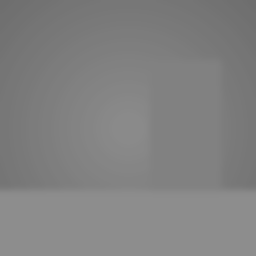
#> input picture L2/images/lowcontrast.png, 256 x 256 px; its folder holds 4 pictures in this run
$ python gen_report_images.py
#> lines starting #> are read from the running program, lines starting #| are printed output that depends on the picture; after the words box and inside, x2 and y2 are one past the last pixel; in counts of white or black regions, pixels touching at a corner belong together
"""Результаты обработки тестовых изображений для отчёта (зеркало алгоритмов index.html)."""
import os
from PIL import Image, ImageDraw

HERE = os.path.dirname(__file__)
IMG = os.path.join(HERE, "..", "images")
OUT = os.path.join(HERE, "..", "report")
os.makedirs(OUT, exist_ok=True)


def load_gray(name):
    return Image.open(os.path.join(IMG, f"{name}.png")).convert("L")


def hist_png(img, path, mark=None):
    h = img.histogram()
    top = max(h) or 1
    W, H = 256, 100
    c = Image.new("RGB", (W, H), "#ffffff")
    d = ImageDraw.Draw(c)
    for x in range(256):
        bh = int(h[x] / top * (H - 6))
        d.line([(x, H - 1), (x, H - 1 - bh)], fill="#2f6fdd")
    if mark is not None:
        d.line([(mark, 0), (mark, H - 1)], fill="#e03131", width=1)
    c.save(path)


def linear_contrast(img):
    lo, hi = img.getextrema()
    if hi <= lo:
        return img.copy()
    lut = [max(0, min(255, round((i - lo) * 255 / (hi - lo)))) for i in range(256)]
    return img.point(lut)


def gamma(img, g):
    lut = [round(255 * (i / 255) ** (1 / g)) for i in range(256)]
    return img.point(lut)


def otsu_threshold(hist, total):
    sum_all = sum(i * hist[i] for i in range(256))
    w0 = sum0 = 0
    best, thresh = -1.0, 0
    for t in range(256):
        w0 += hist[t]
        if w0 == 0:
            continue
        w1 = total - w0
        if w1 == 0:
            break
        sum0 += t * hist[t]
        m0, m1 = sum0 / w0, (sum_all - sum0) / w1
        sb = w0 * w1 * (m0 - m1) ** 2
        if sb > best:
            best, thresh = sb, t
    return thresh


def iterative_threshold(hist, total):
    T = round(sum(i * hist[i] for i in range(256)) / total)
    it = 0
    while it < 100:
        s1 = sum(i * hist[i] for i in range(T + 1))
        n1 = sum(hist[: T + 1])
        s2 = sum(i * hist[i] for i in range(T + 1, 256))
        n2 = sum(hist[T + 1 :])
        if n1 == 0 or n2 == 0:
            break
        Tn = round(0.5 * (s1 / n1 + s2 / n2))
        it += 1
        if Tn == T:
            break
        T = Tn
    return T, it


def threshold(img, T):
    lut = [255 if i >= T else 0 for i in range(256)]
    return img.point(lut)


def main():
    results = {}

    # 1. Линейное контрастирование малоконтрастного изображения
    img = load_gray("lowcontrast")
#> in load_gray, returned value is the input picture: PIL image 256x256 L; min 110, max 141, mean 128.9
    img.save(os.path.join(OUT, "lowcontrast_src.png"))
    hist_png(img, os.path.join(OUT, "lowcontrast_hist.png"))
#> in hist_png, `h = img.histogram()`: h = 256 values, max 15038 at index 141, min 0 at index 0, mean 256
#> in hist_png, `top = max(h) or 1`: top = 15038
#> in hist_png, `c = Image.new("RGB", (W, H), "#ffffff")`: c: PIL image 256x100 RGB; every value is 255
#> in hist_png, `c.save(path)`:
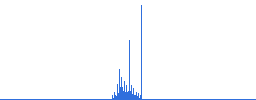
#> saved as lowcontrast_hist.png: PIL image 256x100 RGB; mean R, G, B 249.7, 251.3, 254.1
    lin = linear_contrast(img)
#> in linear_contrast, `lo, hi = img.getextrema()`: lo = 110; hi = 141
#> in linear_contrast, `lut = [max(0, min(255, round((i - lo) * 255 / (hi - lo)))) for i in ra..`: lut = 256 values from 0 to 255
#> in linear_contrast, `return img.point(lut)`:
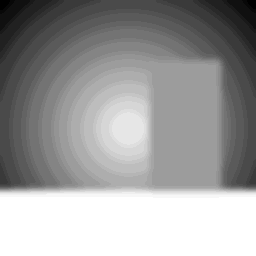
#> returned value: PIL image 256x256 L; min 0, max 255, mean 155.4
    lin.save(os.path.join(OUT, "lowcontrast_contrast.png"))
    hist_png(lin, os.path.join(OUT, "lowcontrast_contrast_hist.png"))
#> the loop in hist_png (call 2), `for x in range(256):` made 256 passes
#> bh on passes 1 to 3: 0, 0, 0
    gam = gamma(img, 0.5)
#> in gamma, `return img.point(lut)`:
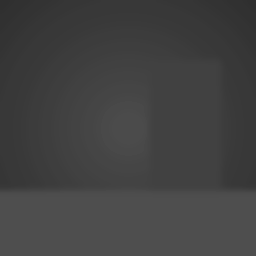
#> returned value: PIL image 256x256 L; min 47, max 78, mean 65.4
    gam.save(os.path.join(OUT, "lowcontrast_gamma.png"))
    results["lowcontrast"] = (img.getextrema(), lin.getextrema())

    # 2. Пороговая обработка
    for name in ["document", "levels", "noisy", "scene"]:
        img = load_gray(name)
#> call 2 of load_gray, with name = 'document'
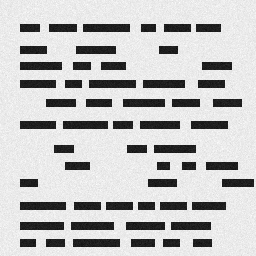
#> input picture L2/images/document.png, 256 x 256 px
#> in load_gray, returned value is the input picture: PIL image 256x256 L; min 12, max 255, mean 195.1
        img.save(os.path.join(OUT, f"{name}_src.png"))
        hist = img.histogram()
#> hist = 256 values, max 4254 at index 235, min 0 at index 0, mean 256
        total = img.width * img.height
#> total = 65536
        t_o = otsu_threshold(hist, total)
#> in otsu_threshold, `sum_all = sum(i * hist[i] for i in range(256))`: sum_all = 12782971
#> the loop in otsu_threshold, `for t in range(256):` made 256 passes
#> (w0, w1, sum0, m0, m1, best) on passes 13 to 24: (1, 65535, 12, 12, 195.1, 2.2e+09), (5, 65531, 64, 12.8, 195.1, 1.09e+10), (15, 65521, 204, 13.6, 195.1, 3.24e+10), (29, 65507, 414, 14.28, 195.1, 6.21e+10), (43, 65493, 638, 14.84, 195.2, 9.16e+10), (83, 65453, 1318, 15.88, 195.3, 1.75e+11), (138, 65398, 2308, 16.72, 195.4, 2.88e+11), (213, 65323, 3733, 17.53, 195.6, 4.41e+11), (365, 65171, 6773, 18.56, 196, 7.49e+11), (586, 64950, 11414, 19.48, 196.6, 1.19e+12), (862, 64674, 17486, 20.29, 197.4, 1.75e+12), (1252, 64284, 26456, 21.13, 198.4, 2.53e+12)
#> after the loop in otsu_threshold, `for t in range(256):`: best = 2.83e+13; sum0 = 12782206; thresh = 50; w0 = 65536
#> t_o = 50
        t_i, it = iterative_threshold(hist, total)
#> in iterative_threshold, `T = round(sum(i * hist[i] for i in range(256)) / total)`: T = 195
#> the loop in iterative_threshold, `while it < 100:` made 2 passes
#> (s1, n1, s2, n2, Tn, T) on pass 1: (382657, 12768, 12400314, 52768, 132, 132)
#> (s1, n1, s2, n2, Tn) on pass 2: (382657, 12768, 12400314, 52768, 132)
#> after the loop in iterative_threshold, `while it < 100:`: it = 2
#> t_i = 132; it = 2
        hist_png(img, os.path.join(OUT, f"{name}_hist_otsu.png"), mark=t_o)
#> call 3 of hist_png, with mark = 50
#> in hist_png (call 3), `h = img.histogram()`: h has the same summary as hist in main
#> in hist_png (call 3), `top = max(h) or 1`: top = 4254
#> the loop in hist_png (call 3), `for x in range(256):` made 256 passes
#> in hist_png (call 3), `c.save(path)`:
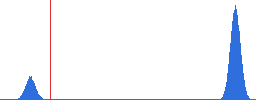
#> saved as document_hist_otsu.png: PIL image 256x100 RGB; mean R, G, B 241.3, 244.8, 252
        hist_png(img, os.path.join(OUT, f"{name}_hist_iter.png"), mark=t_i)
#> call 4 of hist_png, with mark = 132
#> the loop in hist_png (call 4), `for x in range(256):` made 256 passes
#> in hist_png (call 4), `c.save(path)`:
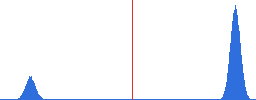
#> saved as document_hist_iter.png: PIL image 256x100 RGB; mean R, G, B 241.3, 244.8, 252
        threshold(img, t_o).save(os.path.join(OUT, f"{name}_otsu.png"))
#> in threshold, `lut = [255 if i >= T else 0 for i in range(256)]`: lut = 256 values from 0 to 255
#> in threshold, `return img.point(lut)`:
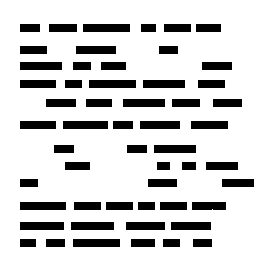
#> returned value: PIL image 256x256 L; 80.5% white; 54 black regions, largest, box (x1, y1, x2, y2) and area: (83, 24, 130, 32) 376, (89, 80, 136, 88) 376, (73, 239, 120, 247) 376
        threshold(img, t_i).save(os.path.join(OUT, f"{name}_iter.png"))
        results[name] = (t_o, t_i, it)
#> pass 2 of the loop in main, `for name in ["document", "levels", "noisy", "scene"]:`:
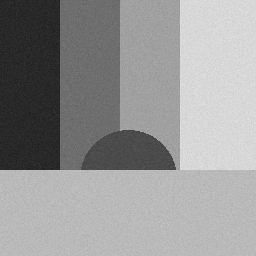
#> input picture L2/images/levels.png, 256 x 256 px
#> in load_gray, returned value is the input picture: PIL image 256x256 L; min 26, max 231, mean 149.9
#> hist = 256 values, max 2152 at index 185, min 0 at index 0, mean 256
#> the loop in otsu_threshold (call 2), `for t in range(256):` made 232 passes
#> (w0, w1, sum0, m0, best) on passes 27 to 29: (2, 65534, 52, 26, 2.01e+09), (9, 65527, 241, 26.78, 8.94e+09), (21, 65515, 577, 27.48, 2.06e+10)
#> in hist_png (call 6), `c.save(path)`:
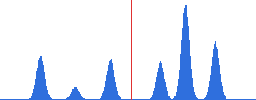
#> saved as levels_hist_iter.png: PIL image 256x100 RGB; mean R, G, B 230.2, 237.1, 250.2
#> in threshold (call 3), `return img.point(lut)`:
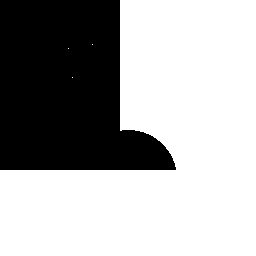
#> returned value: PIL image 256x256 L; 66.2% white; 1 black region, box (x1, y1, x2, y2) and area: (0, 0, 176, 170) 22169
#> pass 3 of the loop in main, `for name in ["document", "levels", "noisy", "scene"]:`:
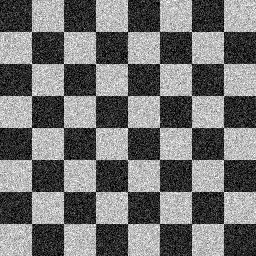
#> input picture L2/images/noisy.png, 256 x 256 px
#> in load_gray, returned value is the input picture: PIL image 256x256 L; min 0, max 255, mean 115.3
#> in hist_png (call 7), `c.save(path)`:
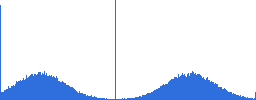
#> saved as noisy_hist_otsu.png: PIL image 256x100 RGB; mean R, G, B 227.4, 235.2, 249.7
#> in threshold (call 5), `return img.point(lut)`:
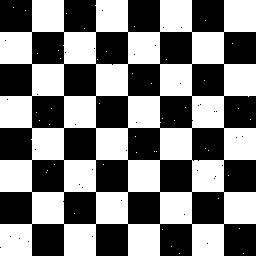
#> returned value: PIL image 256x256 L; 50% white; 37 black regions (36 under 20 px), largest, box (x1, y1, x2, y2) and area: (0, 0, 256, 256) 32724
#> the loop made 4 passes; the first 3 are shown

    for k, v in results.items():
        print(k, v)


if __name__ == "__main__":
#> (the run stopped early here; a loop or call above may not have finished)
